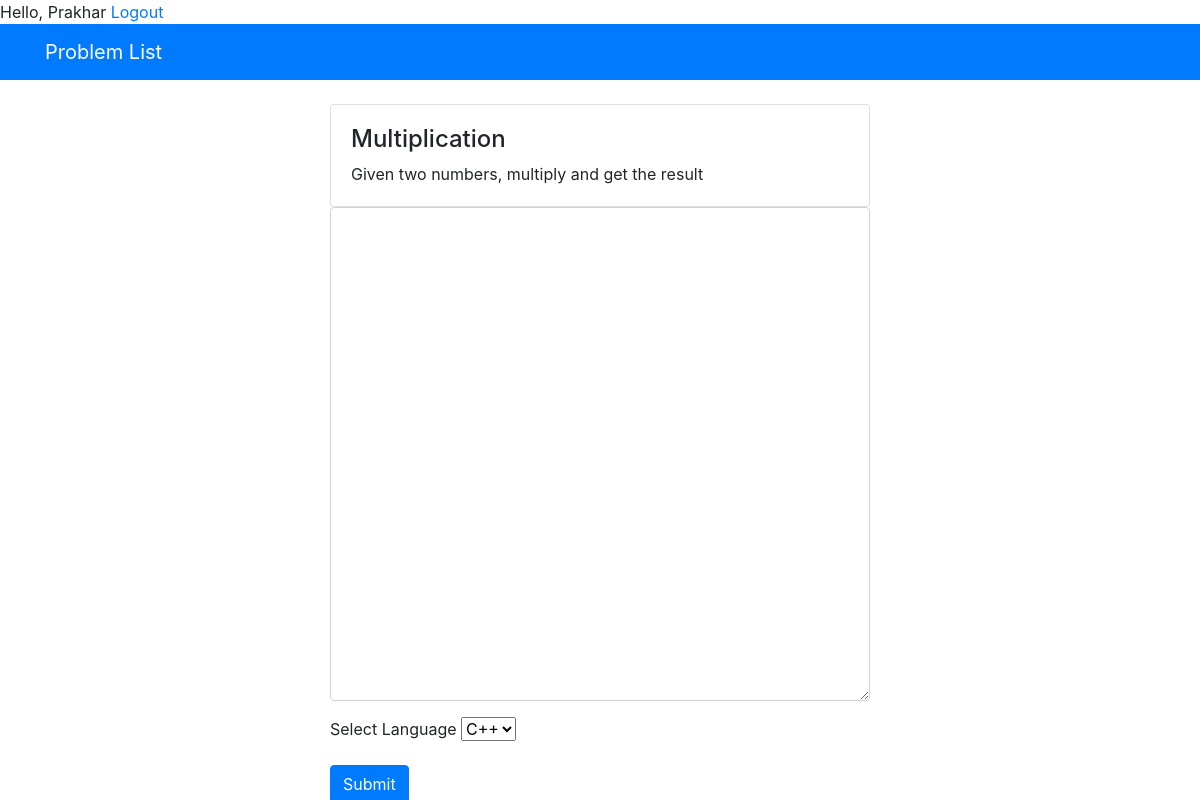
/practice/4/ (signed in), run on the app's committed database.
### practice/models.py (models this page shows, shortened)
class Problem(models.Model):
   problemid=models.CharField(("ID"), max_length=50)
   problemname=models.CharField(("name"), max_length=50)
   description=models.CharField(max_length=300)
   score=models.IntegerField(default=0)

### practice/views.py (the view)
# urls.py: path('<int:problemid>/', views.detail, name='detail'),
@login_required(login_url='practice:login')
def detail(request, problemid):
    problem = get_object_or_404(Problem, pk=problemid)
    return render(request, 'practice/detail.html', {'problem': problem})

### practice/templates/practice/detail.html (shortened to what this page needs)
{% extends 'practice/base.html' %}
{% block content %}
<div class="card">
    <div class="card-body">
        <h4>{{problem.problemname}}</h4>
        <p class="card-text">{{problem.description}}</p>
    </div>
</div>
<form action='{% url 'practice:submit' problem.problemid %}' method="POST">
        <fieldset>
          <div class="form-group">
            <textarea <input type="text" name="code" id="code" class="form-control" rows="20" ></textarea>
          </div>
          <div class="form-group">
            <label >Select Language</label>
            <select name="language" id="language" class="form-select">
              <option >C++</option>
            </select>
          </div>
          <button type="submit" class="btn btn-primary">Submit</button>
        </fieldset>
</form>
{% endblock %}

### practice/templates/practice/base.html (shortened to what this page needs)
<!DOCTYPE html>
<html lang="en">
  <head>
    <link
      rel="stylesheet"
      href="https://stackpath.bootstrapcdn.com/bootstrap/4.3.1/css/bootstrap.min.css"
    />
      <span id="hello-msg">Hello, {{request.user}}</span>
      <span><a href={%url 'practice:logout' %}>Logout</a></span>
  </head>
  <body>
    <nav class ="navbar navbar-dark bg-primary mb-4">
        <div class ="container">
            <a class ="navbar-brand" href ="/practice">Problem List</a>
        </div>
    </nav>
    <div class="container">
      <div class="row">
        <div class="col-md-6 m-auto">
          {% block content %}{% endblock %}
        </div>
      </div>
    </div>
  </body>
</html>

### data on the page
Problem: problemname "Multiplication", description "Given two numbers, multiply and get the result"

### other printed values
{{ request.user }} "Prakhar"
